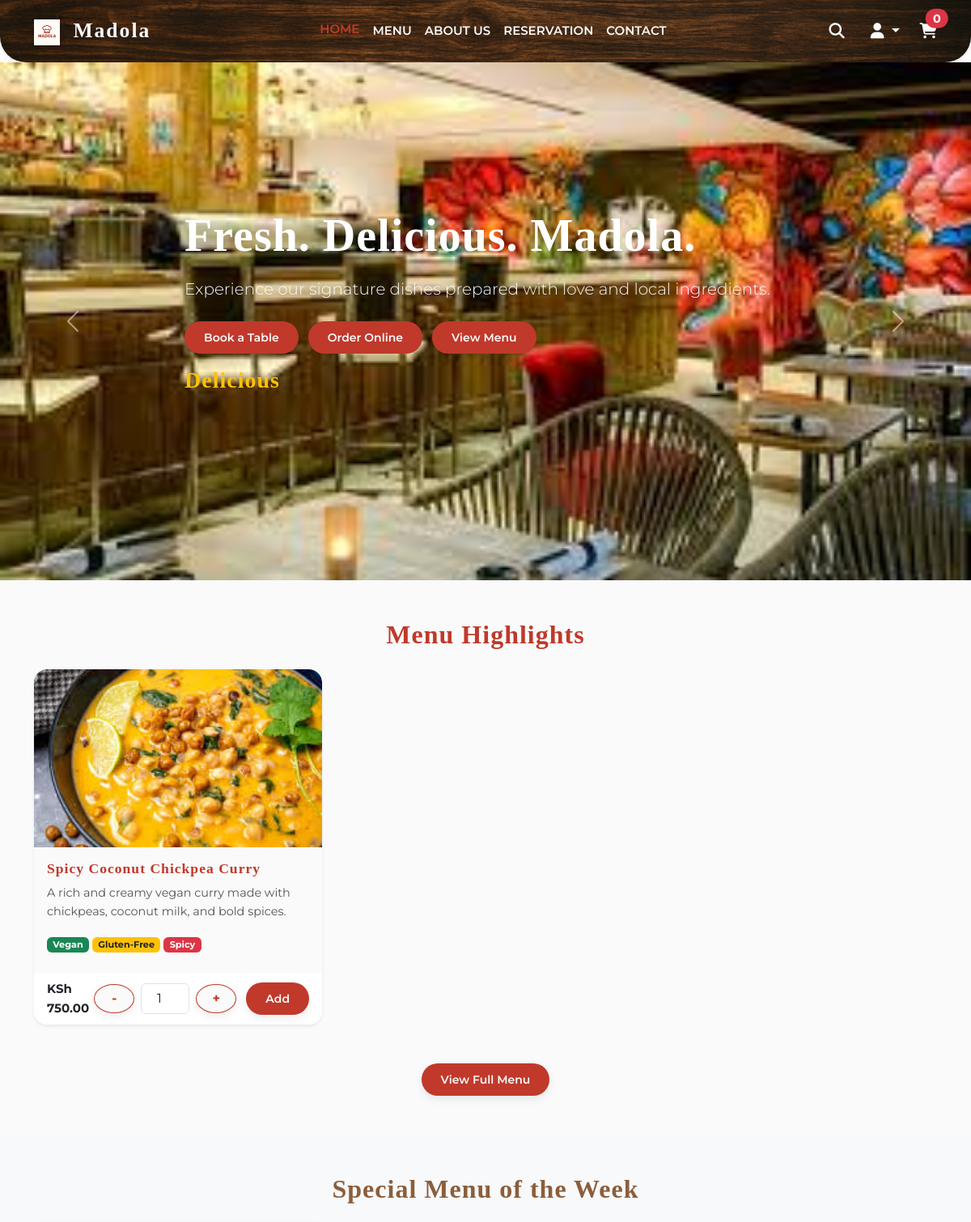
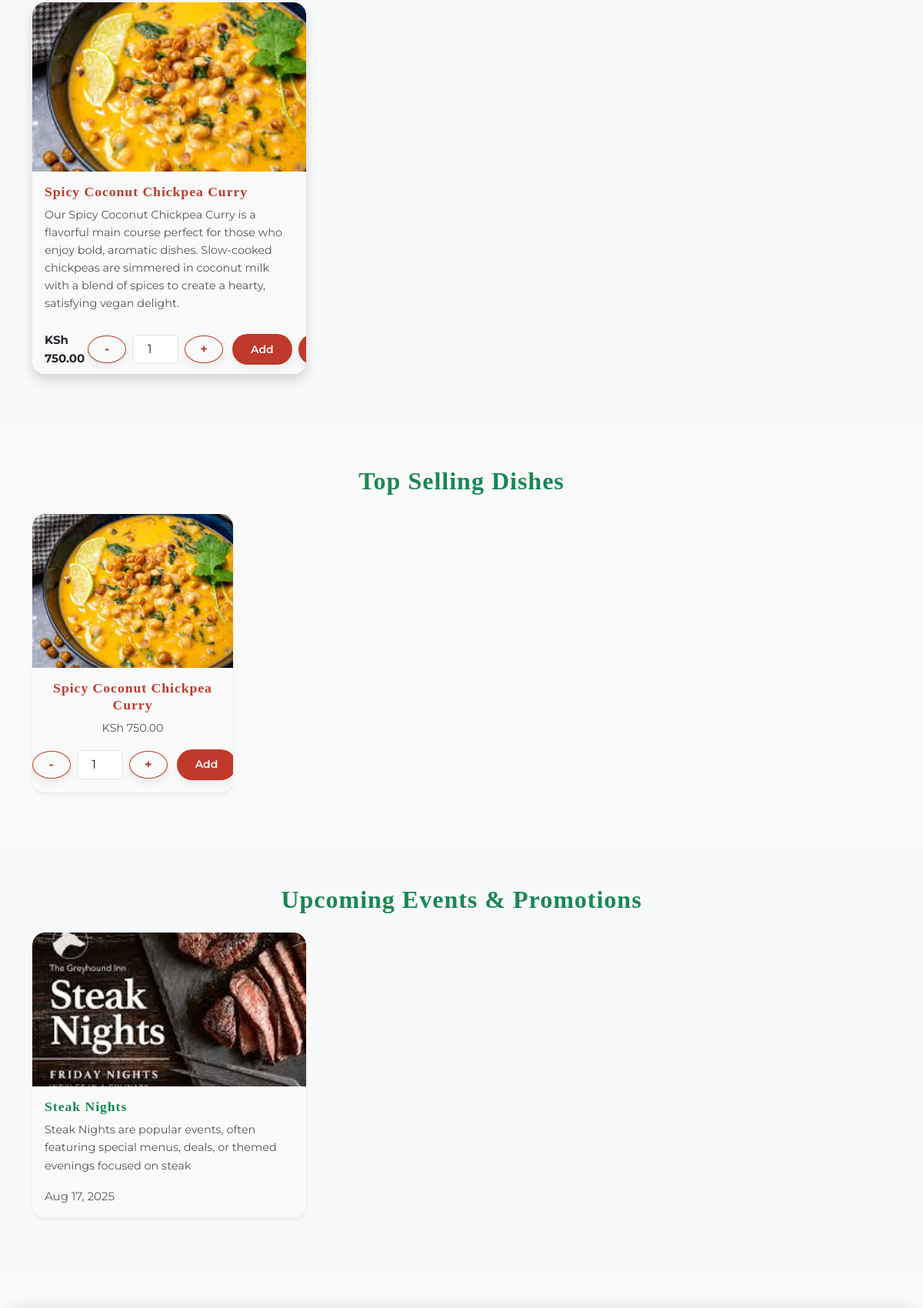
The page / (upper part) on the database its author committed (2 pictures, top to bottom).
### restaurant/models.py (models this page shows, shortened)
class HeroSlide(models.Model):
    title = models.CharField(max_length=200)
    subtitle = models.TextField(blank=True)
    image = models.ImageField(upload_to='hero_slides/')
    order = models.PositiveIntegerField(default=0)
    created_at = models.DateTimeField(auto_now_add=True)  # <-- add this
    class Meta:
        ordering = ['order']

class MenuItem(models.Model):
    CATEGORY_CHOICES = [
        ('starter', 'Starter'),
        ('main', 'Main Course'),
        ('dessert', 'Dessert'),
        ('drink', 'Drink'),
    ]
    name = models.CharField(max_length=100)
    short_description = models.CharField(max_length=200, blank=True, null=True)
    description = models.TextField()
    ingredients = models.TextField(blank=True, null=True, help_text="List of ingredients used in the dish.")
    procedure = models.TextField(blank=True, null=True, help_text="Preparation procedure for the dish.")
    made_by = models.CharField(max_length=100, blank=True, null=True, help_text="Chef or cook who made the dish.")
    price = models.DecimalField(max_digits=10, decimal_places=2)
    available = models.BooleanField(default=True)
    image = models.ImageField(upload_to='image/', blank=True, null=True)
    category = models.CharField(max_length=20, choices=CATEGORY_CHOICES, default='main')
    is_vegan = models.BooleanField(default=False)
    is_gluten_free = models.BooleanField(default=False)
    is_spicy = models.BooleanField(default=False)
    is_special = models.BooleanField(default=False, help_text="Is this a special menu item?")
    is_top_selling = models.BooleanField(default=False, help_text="Is this a top selling item?")
    created_at = models.DateTimeField(auto_now_add=True)
    updated_at = models.DateTimeField(auto_now=True)
    slug = models.SlugField(max_length=120, unique=True, blank=True, null=True)

class Event(models.Model):
    title = models.CharField(max_length=200)
    description = models.TextField()
    image = models.ImageField(upload_to='events/')
    date = models.DateField()
    created_at = models.DateTimeField(auto_now_add=True)  # <-- add this

### restaurant/views.py (the view)
# urls.py: path('', views.index, name='index'),
def index(request):
    featured_dishes = MenuItem.objects.filter(available=True)[:3]
    special_menu = MenuItem.objects.filter(is_special=True, available=True).order_by('-created_at')[:3]
    top_selling = MenuItem.objects.filter(is_top_selling=True, available=True).order_by('-created_at')[:4]
    hero_slides = HeroSlide.objects.all().order_by('order')
    events = Event.objects.order_by('date')[:3]
    return render(request, 'restaurant/index.html', {
        'featured_dishes': featured_dishes,
        'special_menu': special_menu,
        'top_selling': top_selling,
        'hero_slides': hero_slides,
        'events': events,
    })

### restaurant/templates/restaurant/index.html (shortened to what this page needs)
{% extends "restaurant/base.html" %}
{% load static %}
{% block content %}
<div id="heroCarousel" class="carousel slide carousel-fade" data-bs-ride="carousel">
    <div class="carousel-inner">
        {% for slide in hero_slides %}
        <div class="carousel-item {% if forloop.first %}active{% endif %}"
             style="height: 80vh; background: url('{{ slide.image.url }}') center/cover no-repeat;">
            <div class="carousel-caption d-flex flex-column justify-content-center align-items-start text-start h-100 p-5">
                <h1 class="display-4 text-white fw-bold mb-3">{{ slide.title }}</h1>
                <p class="lead text-light mb-4">{{ slide.subtitle }}</p>
                <div>
                    <a href="{% url 'reservation' %}" class="btn btn-primary btn-lg me-2">Book a Table</a>
                    <a href="#" class="btn btn-outline-light btn-lg me-2">Order Online</a>
                    <a href="{% url 'menu' %}" class="btn btn-outline-light btn-lg">View Menu</a>
                </div>
                <h3 class="mt-3 text-warning typing-text"></h3>
            </div>
        </div>
        {% endfor %}
    </div>
    <button class="carousel-control-prev" type="button" data-bs-target="#heroCarousel" data-bs-slide="prev">
        <span class="carousel-control-prev-icon" aria-hidden="true"></span>
    </button>
    <button class="carousel-control-next" type="button" data-bs-target="#heroCarousel" data-bs-slide="next">
        <span class="carousel-control-next-icon" aria-hidden="true"></span>
    </button>
</div>
<div class="container py-5">
    <h2 class="text-center mb-4">Menu Highlights</h2>
    <div class="row">
        {% for dish in featured_dishes|slice:":6" %}
        <div class="col-md-4 mb-4">
            <div class="card h-100 shadow-sm border-0">
                <a href="{% url 'menu_detail' dish.slug %}">
                    <img src="{{ dish.image.url }}" class="card-img-top" alt="{{ dish.name }}"
                         style="height:220px; object-fit:cover;">
                </a>
                <div class="card-body">
                    <h5 class="card-title text-success">
                        <a href="{% url 'menu_detail' dish.slug %}" class="text-decoration-none">{{ dish.name }}</a>
                    </h5>
                    <p class="card-text">{{ dish.short_description }}</p>
                    <div class="mb-2">
                        {% if dish.is_vegan %}<span class="badge bg-success">Vegan</span>{% endif %}
                        {% if dish.is_gluten_free %}<span class="badge bg-warning text-dark">Gluten-Free</span>{% endif %}
                        {% if dish.is_spicy %}<span class="badge bg-danger">Spicy</span>{% endif %}
                    </div>
                </div>
                <div class="card-footer bg-white border-0 d-flex justify-content-between align-items-center">
                    <span class="fw-bold">KSh {{ dish.price }}</span>
                    <form method="post" action="{% url 'add_to_cart' dish.id %}" class="d-flex align-items-center">
                        <button type="button" class="btn btn-outline-secondary"
                                onclick="this.parentNode.querySelector('input').stepDown();">-</button>
                        <input type="number" name="quantity" min="1" value="1"
                               class="form-control mx-1 text-center" style="width:60px;">
                        <button type="button" class="btn btn-outline-secondary"
                                onclick="this.parentNode.querySelector('input').stepUp();">+</button>
                        <button type="submit" class="btn btn-sm btn-primary ms-2">Add</button>
                    </form>
                </div>
            </div>
        </div>
        {% empty %}
        <div class="col-12 text-center text-muted">No featured dishes at the moment.</div>
        {% endfor %}
    </div>
    <div class="text-center mt-4">
        <a href="{% url 'menu' %}" class="btn btn-outline-primary btn-lg">View Full Menu</a>
    </div>
</div>
<div class="container-fluid py-5 bg-light">
    <div class="container">
        <h2 class="text-center mb-4" style="color:#8B5E3C;">Special Menu of the Week</h2>
        <div class="row">
            {% for item in special_menu|slice:":6" %}
            <div class="col-md-4 mb-4">
                <div class="card border-0 shadow h-100">
                    <a href="{% url 'menu_detail' item.slug %}">
                        <img src="{{ item.image.url }}" class="card-img-top" alt="{{ item.name }}"
                             style="height:220px; object-fit:cover;">
                    </a>
                    <div class="card-body">
                        <h5 class="card-title">
                            <a href="{% url 'menu_detail' item.slug %}" class="text-decoration-none text-brown">{{ item.name }}</a>
                        </h5>
                        <p class="card-text">{{ item.description }}</p>
                    </div>
                    <div class="card-footer bg-transparent border-0 d-flex justify-content-between align-items-center">
                        <span class="fw-bold">KSh {{ item.price }}</span>
                        <form method="post" action="{% url 'add_to_cart' item.id %}" class="d-flex align-items-center">
                            <button type="button" class="btn btn-outline-secondary"
                                    onclick="this.parentNode.querySelector('input').stepDown();">-</button>
                            <input type="number" name="quantity" min="1" value="1"
                                   class="form-control mx-1 text-center" style="width:60px;">
                            <button type="button" class="btn btn-outline-secondary"
                                    onclick="this.parentNode.querySelector('input').stepUp();">+</button>
                            <button type="submit" class="btn btn-sm btn-primary ms-2">Add</button>
                        </form>
                        <a href="{% url 'menu_detail' item.slug %}" class="btn btn-sm btn-outline-primary ms-2">View</a>
                    </div>
                </div>
            </div>
            {% empty %}
            <div class="col-12 text-center text-muted">No specials this week.</div>
            {% endfor %}
        </div>
    </div>
</div>
<div class="container py-5">
    <h2 class="text-center mb-4 text-success">Top Selling Dishes</h2>
    <div class="row">
        {% for dish in top_selling|slice:":6" %}
        <div class="col-sm-6 col-md-3 mb-4">
            <div class="card shadow-sm h-100 border-0">
                <a href="{% url 'menu_detail' dish.slug %}">
                    <img src="{{ dish.image.url }}" class="card-img-top" alt="{{ dish.name }}"
                         style="height:200px; object-fit:cover;">
                </a>
                <div class="card-body text-center">
                    <h6 class="card-title text-success">
                        <a href="{% url 'menu_detail' dish.slug %}" class="text-decoration-none">{{ dish.name }}</a>
                    </h6>
                    <p class="card-text">KSh {{ dish.price }}</p>
                    <form method="post" action="{% url 'add_to_cart' dish.id %}"
                          class="d-flex justify-content-center align-items-center">
                        <button type="button" class="btn btn-outline-secondary"
                                onclick="this.parentNode.querySelector('input').stepDown();">-</button>
                        <input type="number" name="quantity" min="1" value="1"
                               class="form-control mx-1 text-center" style="width:60px;">
                        <button type="button" class="btn btn-outline-secondary"
                                onclick="this.parentNode.querySelector('input').stepUp();">+</button>
                        <button type="submit" class="btn btn-sm btn-primary ms-2">Add</button>
                    </form>
                </div>
            </div>
        </div>
        {% empty %}
        <div class="col-12 text-center text-muted">No top sellers available.</div>
        {% endfor %}
    </div>
</div>
<div class="container-fluid py-5 bg-light">
    <div class="container">
        <h2 class="text-center mb-4 text-success">Upcoming Events & Promotions</h2>
        <div class="row">
            {% for event in events %}
            <div class="col-md-4 mb-4">
                <div class="card h-100 shadow-sm border-0">
                    <img src="{{ event.image.url }}" class="card-img-top" alt="{{ event.title }}"
                         style="height:200px; object-fit:cover;">
                    <div class="card-body">
                        <h5 class="card-title text-success">{{ event.title }}</h5>
                        <p class="card-text">{{ event.description }}</p>
                        <span class="text-muted">{{ event.date|date:"M d, Y" }}</span>
                    </div>
                </div>
            </div>
            {% empty %}
            <div class="col-12 text-center text-muted">No upcoming events or promotions.</div>
            {% endfor %}
        </div>
    </div>
</div>
{% endblock %}

### static/restaurant/css/custom.css (style rules this page uses)
:root { --color-black: #0d0d0d; --color-red: #c0392b; --color-ivory: #fafafa; --color-success: #27ae60; --color-warning: #f39c12; --color-info: #2980b9; --color-green: #2e7d32; --color-brown: #8d6e63; --color-light-green: #a5d6a7; --color-bg-input: #fdfdf8; --color-shadow: rgba(0, 0, 0, 0.08); --font-main: 'Montserrat', 'Segoe UI', Arial, sans-serif; --font-accent: 'Playfair Display', serif; --transition-fast: 0.25s ease-in-out; }
body { background-color: var(--color-ivory); color: var(--color-black); font-family: var(--font-main); font-size: 15px; line-height: 1.6; margin: 0; padding: 0; overflow-x: hidden; }
h1, h2, h3, h4, h5, h6 { color: var(--color-red); font-weight: 700; letter-spacing: 1px; font-family: var(--font-accent); }
a { color: var(--color-red); text-decoration: none; transition: all var(--transition-fast); }
.btn { background-color: var(--color-red); border: none; color: var(--color-ivory); font-weight: 600; font-size: 14px; border-radius: 2rem; padding: 0.6rem 1.5rem; transition: all var(--transition-fast); box-shadow: 0 4px 12px rgba(0,0,0,0.08); }
.quantity-btn, .btn-outline-secondary { border: 1px solid var(--color-red); color: var(--color-red); background-color: var(--color-ivory); font-size: 16px; font-weight: bold; width: 36px; height: 36px; border-radius: 50%; display: flex; align-items: center; justify-content: center; transition: all var(--transition-fast); margin: 0 4px; }
.card, .menu-card { border-radius: 1rem; background-color: var(--color-ivory); box-shadow: 0 4px 20px rgba(0,0,0,0.08); transition: transform var(--transition-fast), box-shadow var(--transition-fast); border: none; overflow: hidden; }
.card-img-top { border-top-left-radius: 1rem; border-top-right-radius: 1rem; height: 180px; object-fit: cover; background-color: #D9D9D9; }
.card-title { color: var(--color-red); font-size: 1.1rem; font-weight: 700; margin-bottom: 0.5rem; }
.card-text { font-size: 0.9rem; color: #555555; }

### rows shown on the page
HeroSlide: image (picture), title "Fresh. Delicious. Madola.", subtitle "Experience our signature dishes prepared with love and local ingredients."
MenuItem: image (picture), name "Spicy Coconut Chickpea Curry", short_description "A rich and creamy vegan curry made with chickpeas, coconut milk, and bold spices.", is_vegan "Vegan", is_gluten_free "Gluten-Free", is_spicy "Spicy", price "750.00", description "Our Spicy Coconut Chickpea Curry is a flavorful main course perfect for those who enjoy bold, aromatic dishes. Slow-cooked chickpeas are simmered in coconut milk with a blend of spices to create a hearty, satisfying vegan delight."
Event: image (picture), title "Steak Nights", description "Steak Nights are popular events, often featuring special menus, deals, or themed evenings focused on steak", date "Aug 17, 2025"

### other values the page prints
{{ request.session.cart|length|default:0 }} "0"
